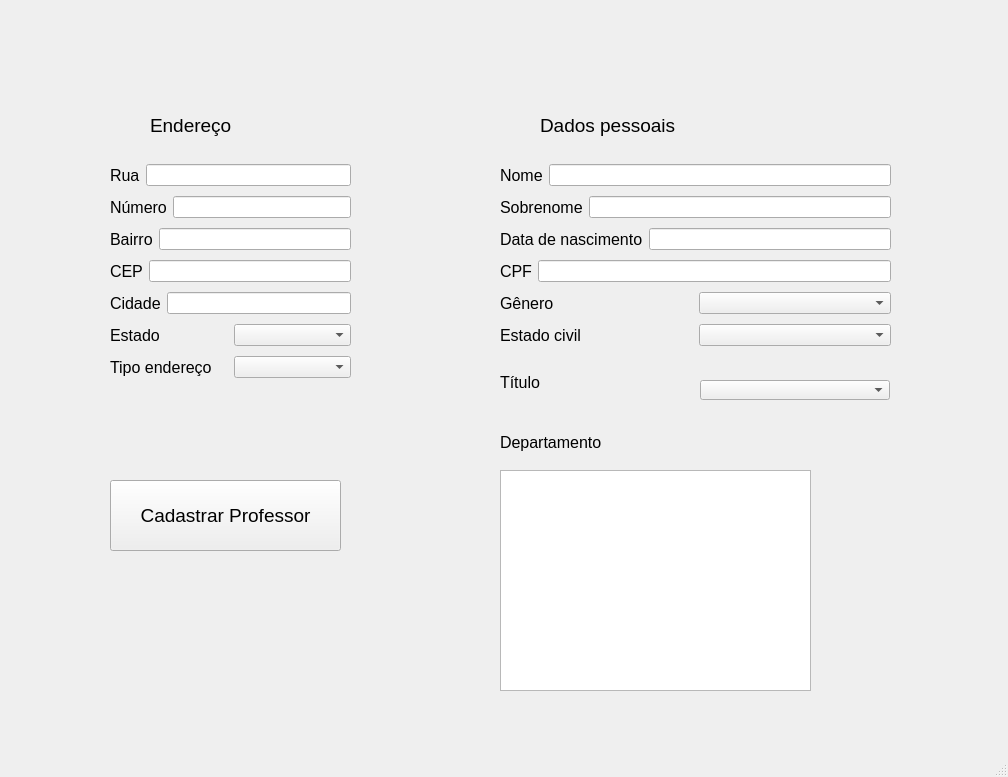
<?xml version="1.0" encoding="UTF-8"?>
<ui version="4.0">
 <class>MainWindow</class>
 <widget class="QMainWindow" name="MainWindow">
  <property name="geometry">
   <rect>
    <x>0</x>
    <y>0</y>
    <width>1008</width>
    <height>777</height>
   </rect>
  </property>
  <property name="windowTitle">
   <string>MainWindow</string>
  </property>
  <widget class="QWidget" name="centralwidget">
   <widget class="QLabel" name="label">
    <property name="geometry">
     <rect>
      <x>150</x>
      <y>90</y>
      <width>111</width>
      <height>71</height>
     </rect>
    </property>
    <property name="font">
     <font>
      <pointsize>14</pointsize>
     </font>
    </property>
    <property name="text">
     <string>Endereço</string>
    </property>
   </widget>
   <widget class="QLabel" name="label_2">
    <property name="geometry">
     <rect>
      <x>540</x>
      <y>90</y>
      <width>231</width>
      <height>71</height>
     </rect>
    </property>
    <property name="font">
     <font>
      <pointsize>14</pointsize>
     </font>
    </property>
    <property name="text">
     <string>Dados pessoais</string>
    </property>
   </widget>
   <widget class="QPushButton" name="btn_cadastra">
    <property name="geometry">
     <rect>
      <x>110</x>
      <y>480</y>
      <width>231</width>
      <height>71</height>
     </rect>
    </property>
    <property name="font">
     <font>
      <pointsize>14</pointsize>
     </font>
    </property>
    <property name="text">
     <string>Cadastrar Professor</string>
    </property>
   </widget>
   <widget class="QWidget" name="layoutWidget">
    <property name="geometry">
     <rect>
      <x>110</x>
      <y>160</y>
      <width>241</width>
      <height>226</height>
     </rect>
    </property>
    <layout class="QVBoxLayout" name="verticalLayout">
     <item>
      <layout class="QHBoxLayout" name="horizontalLayout">
       <item>
        <widget class="QLabel" name="label_3">
         <property name="font">
          <font>
           <pointsize>12</pointsize>
          </font>
         </property>
         <property name="text">
          <string>Rua</string>
         </property>
        </widget>
       </item>
       <item>
        <widget class="QLineEdit" name="rua_input"/>
       </item>
      </layout>
     </item>
     <item>
      <layout class="QHBoxLayout" name="horizontalLayout_2">
       <item>
        <widget class="QLabel" name="label_4">
         <property name="font">
          <font>
           <pointsize>12</pointsize>
          </font>
         </property>
         <property name="text">
          <string>Número</string>
         </property>
        </widget>
       </item>
       <item>
        <widget class="QLineEdit" name="numero_input"/>
       </item>
      </layout>
     </item>
     <item>
      <layout class="QHBoxLayout" name="horizontalLayout_3">
       <item>
        <widget class="QLabel" name="label_5">
         <property name="font">
          <font>
           <pointsize>12</pointsize>
          </font>
         </property>
         <property name="text">
          <string>Bairro</string>
         </property>
        </widget>
       </item>
       <item>
        <widget class="QLineEdit" name="bairro_input"/>
       </item>
      </layout>
     </item>
     <item>
      <layout class="QHBoxLayout" name="horizontalLayout_4">
       <item>
        <widget class="QLabel" name="label_6">
         <property name="font">
          <font>
           <pointsize>12</pointsize>
          </font>
         </property>
         <property name="text">
          <string>CEP</string>
         </property>
        </widget>
       </item>
       <item>
        <widget class="QLineEdit" name="cep_input"/>
       </item>
      </layout>
     </item>
     <item>
      <layout class="QHBoxLayout" name="horizontalLayout_5">
       <item>
        <widget class="QLabel" name="label_7">
         <property name="font">
          <font>
           <pointsize>12</pointsize>
          </font>
         </property>
         <property name="text">
          <string>Cidade</string>
         </property>
        </widget>
       </item>
       <item>
        <widget class="QLineEdit" name="cidade_input"/>
       </item>
      </layout>
     </item>
     <item>
      <layout class="QHBoxLayout" name="horizontalLayout_6">
       <item>
        <widget class="QLabel" name="label_8">
         <property name="font">
          <font>
           <pointsize>12</pointsize>
          </font>
         </property>
         <property name="text">
          <string>Estado</string>
         </property>
        </widget>
       </item>
       <item>
        <widget class="QComboBox" name="estado_input"/>
       </item>
      </layout>
     </item>
     <item>
      <layout class="QHBoxLayout" name="horizontalLayout_7">
       <item>
        <widget class="QLabel" name="label_9">
         <property name="font">
          <font>
           <pointsize>12</pointsize>
          </font>
         </property>
         <property name="text">
          <string>Tipo endereço</string>
         </property>
        </widget>
       </item>
       <item>
        <widget class="QComboBox" name="tipo_end_input"/>
       </item>
      </layout>
     </item>
    </layout>
   </widget>
   <widget class="QWidget" name="layoutWidget">
    <property name="geometry">
     <rect>
      <x>500</x>
      <y>160</y>
      <width>391</width>
      <height>193</height>
     </rect>
    </property>
    <layout class="QVBoxLayout" name="verticalLayout_2">
     <item>
      <layout class="QHBoxLayout" name="horizontalLayout_8">
       <item>
        <widget class="QLabel" name="label_10">
         <property name="font">
          <font>
           <pointsize>12</pointsize>
          </font>
         </property>
         <property name="text">
          <string>Nome</string>
         </property>
        </widget>
       </item>
       <item>
        <widget class="QLineEdit" name="nome_input"/>
       </item>
      </layout>
     </item>
     <item>
      <layout class="QHBoxLayout" name="horizontalLayout_9">
       <item>
        <widget class="QLabel" name="label_11">
         <property name="font">
          <font>
           <pointsize>12</pointsize>
          </font>
         </property>
         <property name="text">
          <string>Sobrenome</string>
         </property>
        </widget>
       </item>
       <item>
        <widget class="QLineEdit" name="sobrenome_input"/>
       </item>
      </layout>
     </item>
     <item>
      <layout class="QHBoxLayout" name="horizontalLayout_10">
       <item>
        <widget class="QLabel" name="label_12">
         <property name="font">
          <font>
           <pointsize>12</pointsize>
          </font>
         </property>
         <property name="text">
          <string>Data de nascimento</string>
         </property>
        </widget>
       </item>
       <item>
        <widget class="QLineEdit" name="data_nasc_input"/>
       </item>
      </layout>
     </item>
     <item>
      <layout class="QHBoxLayout" name="horizontalLayout_11">
       <item>
        <widget class="QLabel" name="label_13">
         <property name="font">
          <font>
           <pointsize>12</pointsize>
          </font>
         </property>
         <property name="text">
          <string>CPF</string>
         </property>
        </widget>
       </item>
       <item>
        <widget class="QLineEdit" name="cpf_input"/>
       </item>
      </layout>
     </item>
     <item>
      <layout class="QHBoxLayout" name="horizontalLayout_12">
       <item>
        <widget class="QLabel" name="label_14">
         <property name="font">
          <font>
           <pointsize>12</pointsize>
          </font>
         </property>
         <property name="text">
          <string>Gênero</string>
         </property>
        </widget>
       </item>
       <item>
        <widget class="QComboBox" name="genero_input"/>
       </item>
      </layout>
     </item>
     <item>
      <layout class="QHBoxLayout" name="horizontalLayout_13">
       <item>
        <widget class="QLabel" name="label_15">
         <property name="font">
          <font>
           <pointsize>12</pointsize>
          </font>
         </property>
         <property name="text">
          <string>Estado civil</string>
         </property>
        </widget>
       </item>
       <item>
        <widget class="QComboBox" name="estado_civil_input"/>
       </item>
      </layout>
     </item>
    </layout>
   </widget>
   <widget class="QComboBox" name="titulo_input">
    <property name="geometry">
     <rect>
      <x>700</x>
      <y>380</y>
      <width>190</width>
      <height>20</height>
     </rect>
    </property>
   </widget>
   <widget class="QLabel" name="label_16">
    <property name="geometry">
     <rect>
      <x>500</x>
      <y>370</y>
      <width>191</width>
      <height>25</height>
     </rect>
    </property>
    <property name="font">
     <font>
      <pointsize>12</pointsize>
     </font>
    </property>
    <property name="text">
     <string>Título</string>
    </property>
   </widget>
   <widget class="QLabel" name="label_17">
    <property name="geometry">
     <rect>
      <x>500</x>
      <y>430</y>
      <width>191</width>
      <height>25</height>
     </rect>
    </property>
    <property name="font">
     <font>
      <pointsize>12</pointsize>
     </font>
    </property>
    <property name="text">
     <string>Departamento</string>
    </property>
   </widget>
   <widget class="QListWidget" name="dep_input">
    <property name="geometry">
     <rect>
      <x>500</x>
      <y>470</y>
      <width>311</width>
      <height>221</height>
     </rect>
    </property>
    <property name="selectionMode">
     <enum>QAbstractItemView::ExtendedSelection</enum>
    </property>
   </widget>
  </widget>
  <widget class="QStatusBar" name="statusbar"/>
 </widget>
 <resources/>
 <connections/>
</ui>
